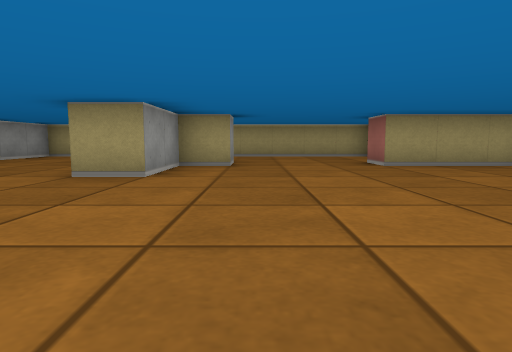
View 1 (above)

24 first-person views from a walk through a cub3D ray-caster map. The camera is about half as high as the walls, tilts 6° down and sees 75° across. The floor is counted in squares. Each view is taken from the middle of a square. On the plan, view 1 faces up. The plan holds only what a view shows up to about 9 squares ahead; the rest is blank.

View 2
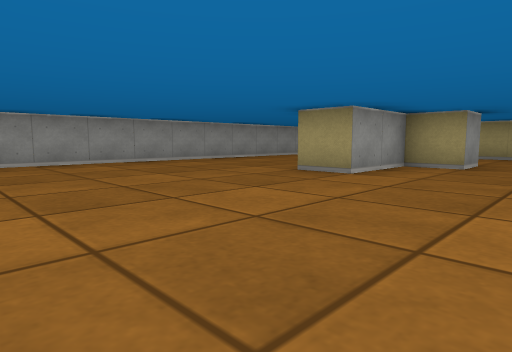

View 3
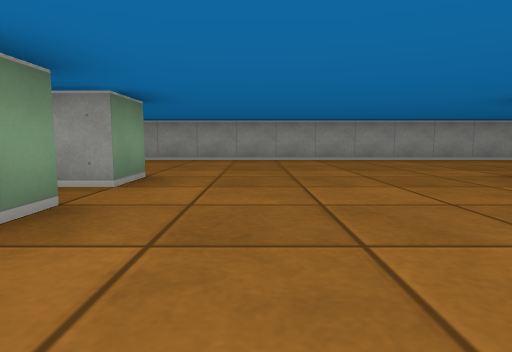

View 4
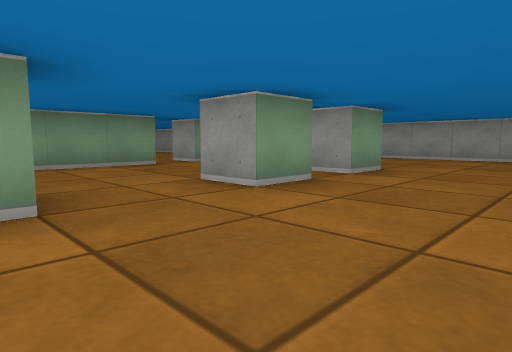

View 5
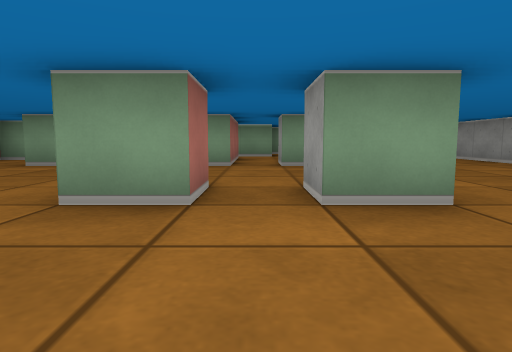

View 6
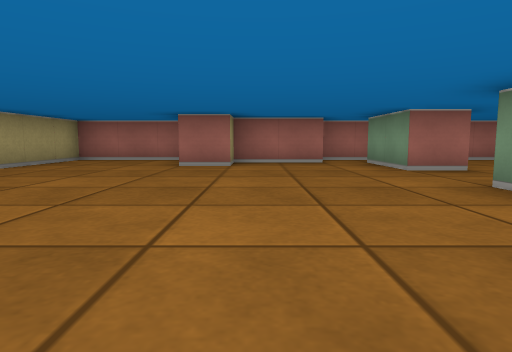

View 7
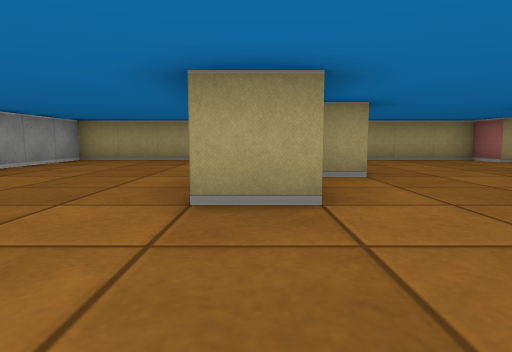

View 8
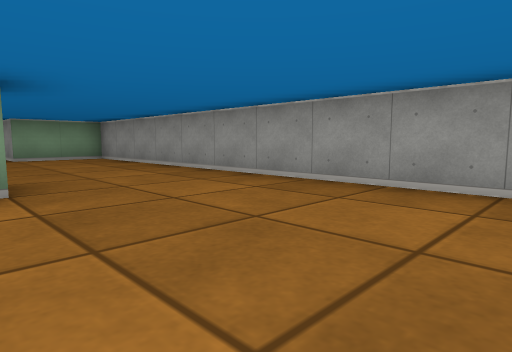

View 9
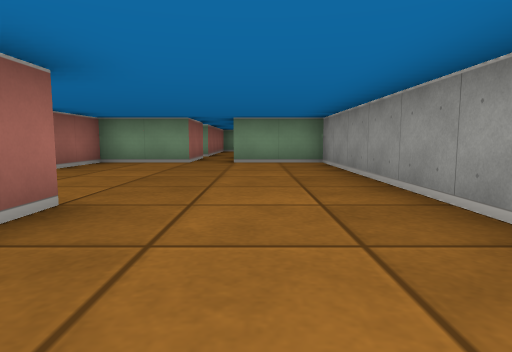

View 10
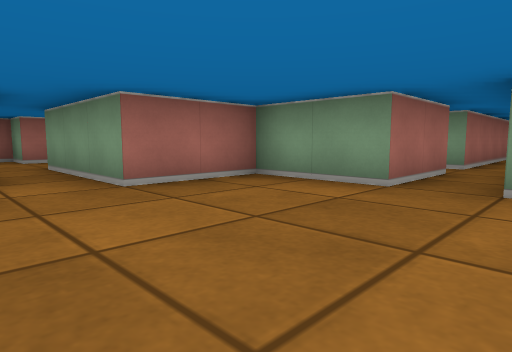

View 11
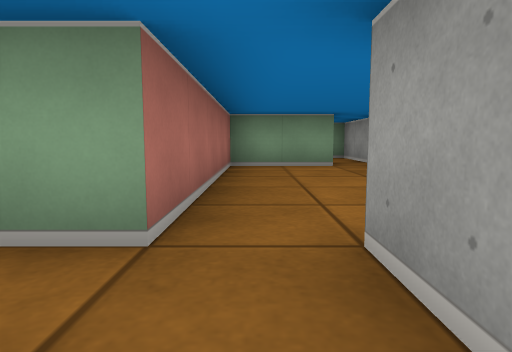

View 12
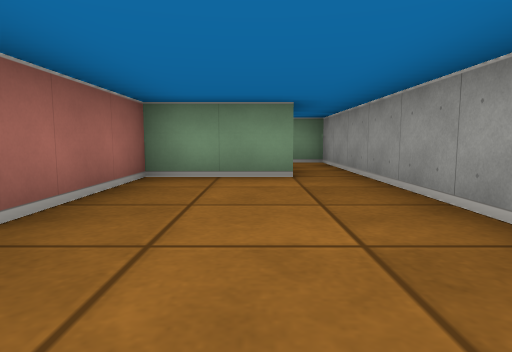

View 13
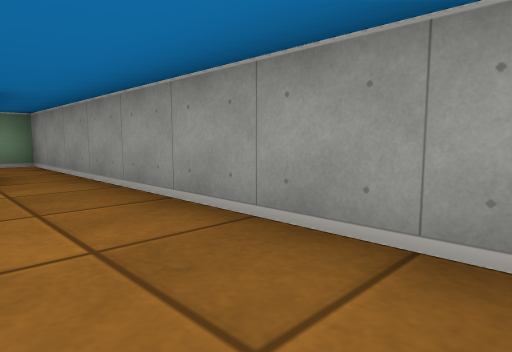

View 14
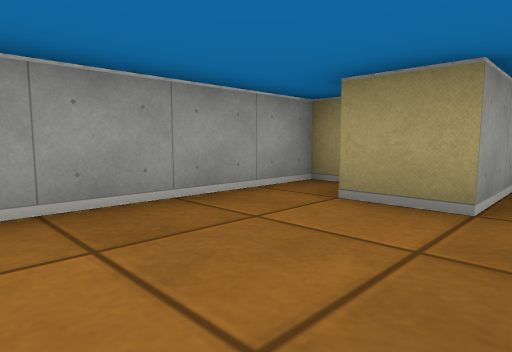

View 15
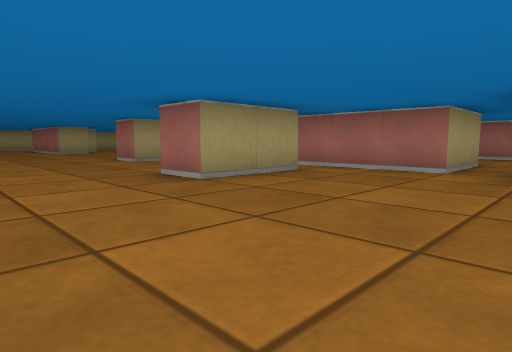

View 16
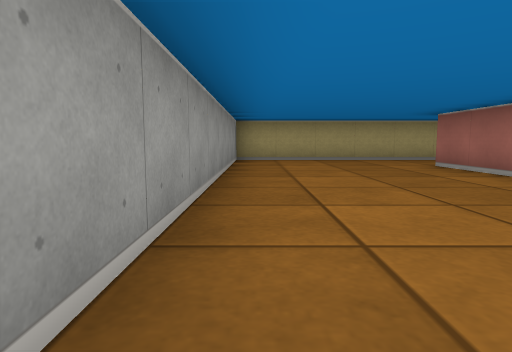

View 17
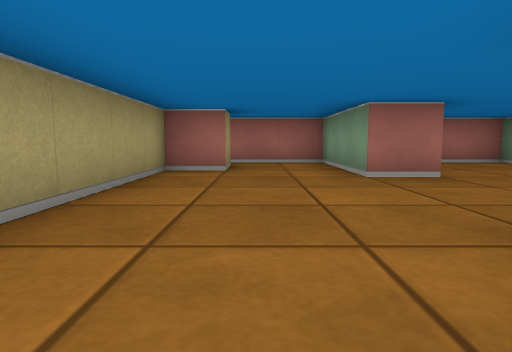

View 18
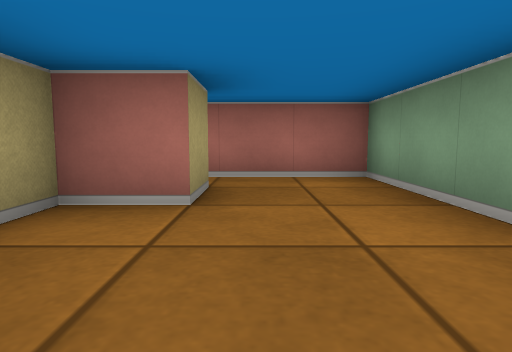

View 19
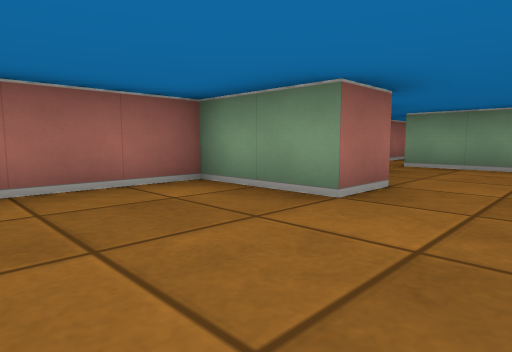

View 20
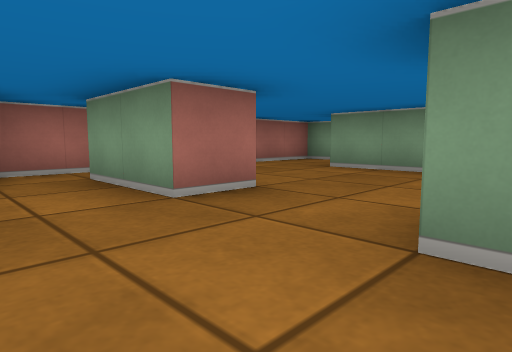

View 21
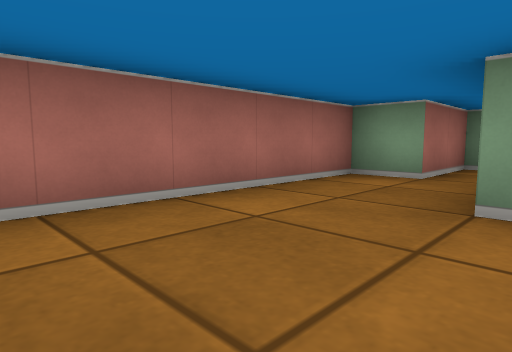

View 22
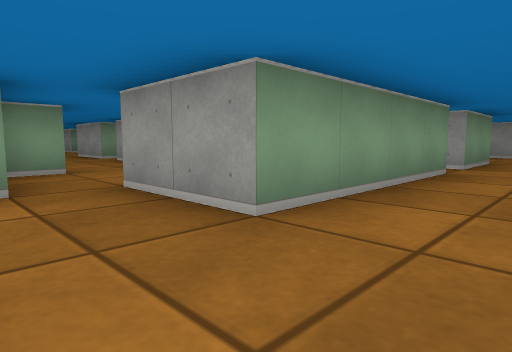

View 23
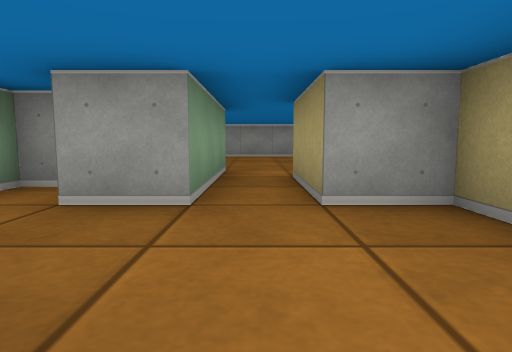

View 24
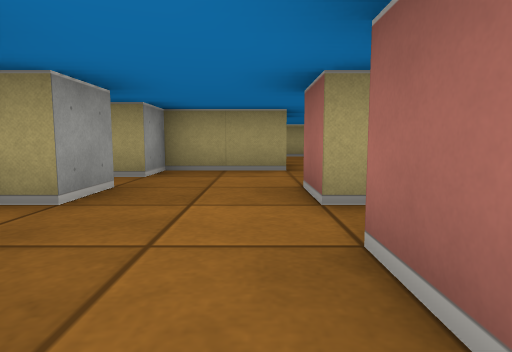

### Floor plan
Key: @ floor where view 1 was taken; # wall or solid block; . floor.
Columns run from 7 left of view 1 to 6 right of it. Each row starts with its distance up from view 1.
 11 ############
 10 #..........#.#
  9 #............#
  8 #....#.......#
  7 #....##...####
  6 #....#.......#
  5 #....#.......#
  4 #............#
  3 #..........###
  2 #...........#
  1 #...........##
  0 #......@.....#
 -1 #....#.#..##.#
 -2 #............#
 -3 #............#
 -4 #............#
 -5 #...##.####..#
 -6 #......####..#
 -7 #......##...##
 -8 #...........#
 -9 #.....###..##
-10 #.....##....
-11 ###.#####..#
-12 ###.#     .
-13 #.#..
-14 #...#
-15 #...#
-16 #...#
-17 #...#
-18 #...#
-19 #.###
-20 #.
-21 #.
-22 ##

Where each view was taken, in squares from view 1:
view 1: 0 up, 0 right, facing up
view 2: 0 up, 1 right, facing up-left
view 3: 1 up, 2 right, facing left
view 4: 2 up, 3 right, facing down-left
view 5: 2 up, 1 left, facing down
view 6: 2 up, 3 left, facing right
view 7: 2 up, 2 left, facing up
view 8: 1 down, 3 left, facing down-left
view 9: 3 down, 5 left, facing down
view 10: 7 down, 5 left, facing down-right
view 11: 12 down, 4 left, facing down
view 12: 14 down, 5 left, facing down
view 13: 14 down, 5 left, facing down-left
view 14: 16 down, 4 left, facing up-left
view 15: 9 down, 6 left, facing up-right
view 16: 2 up, 6 left, facing up
view 17: 9 up, 2 left, facing right
view 18: 9 up, 1 right, facing right
view 19: 6 up, 2 right, facing down-right
view 20: 1 up, 0 right, facing down-right
view 21: 2 down, 3 right, facing down-right
view 22: 3 down, 5 right, facing down-left
view 23: 8 down, 4 right, facing left
view 24: 12 down, 3 right, facing up
